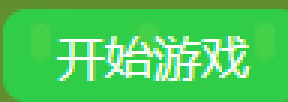
#> input picture 一时兴起随意而为/打地鼠/Ceshi/2.png, 96 x 34 px, given in place of 2.bmp, which was not available (shown 3 times larger)
$ python '作业2.2.py'
#> lines starting #> are read from the running program, lines starting #| are printed output that depends on the picture; pictures that were not available may be replaced by others from this repository, and a replacement may not be noted
#!D:\anconda\envs\py311
# -*- coding: utf-8 -*-
# @Time    : 2024/4/10 下午2:39
# @Author  : 汪雅
# @School  : 厦门华厦学院
# @FileName: 作业2.2.py
# @Software: PyCharm
import cv2
import numpy as np
import matplotlib.pyplot as plt
"""
灰度变换包括线性灰度变幻、分段线性灰度变换、非线性灰度变换、直方图均衡化
     （非线性灰度变换包括对数变换、伽马变换)
"""
# [43 lines of commented-out code are left out]
"下面是对数变换的代码"
# [12 lines of commented-out code are left out]
"下面是伽马变换的代码"
# [11 lines of commented-out code are left out]
img = cv2.imread('2.bmp',0)
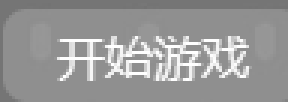
#> img: shape (34, 96) (shown 3 times larger); min 115, max 255, mean 152.6
img = cv2.resize(img,(500,500))
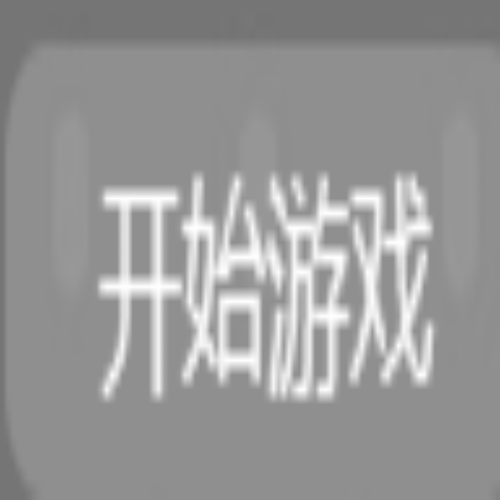
#> img: shape (500, 500); min 115, max 255, mean 152.5
equ = cv2.equalizeHist(img)
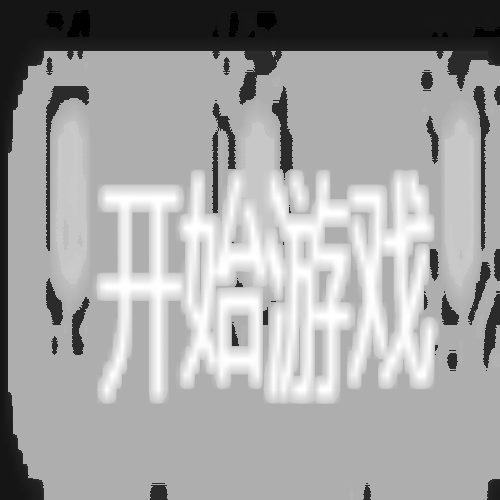
#> equ: shape (500, 500); min 0, max 255, mean 162.2
cv2.imshow("original",img)
cv2.imshow("result",equ)
plt.figure("原始图像与均衡化结果对比直方图")
plt.subplot(1,2,1)
plt.hist(img.ravel(),256,density=True)
plt.xlabel('Value',fontdict={'family':'SimHei','size':'16'})
plt.ylabel('Frequency',fontdict={'family':'SimHei','size':'16'})
plt.title('ChuShiZhiFangTu')
plt.subplot(1,2,2)
plt.hist(equ.ravel(),256,density=True)
plt.xlabel('Value',fontdict={'family':'SimHei','size':'16'})
plt.ylabel('Frequency',fontdict={'family':'SimHei','size':'16'})
plt.title('JunHengHuaZhiFangTu')
plt.show()
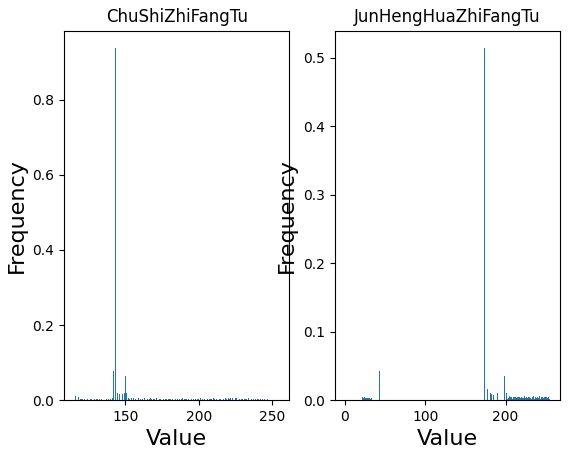
#> figure drawn by matplotlib, 2 panels; panel 1: tallest bar 0.937 high, from x = 142.9 to 143.4; panel 2: tallest bar 0.514 high, from x = 173.3 to 174.3
plt.tight_layout()
cv2.waitKey( )
cv2.destroyAllWindows()
